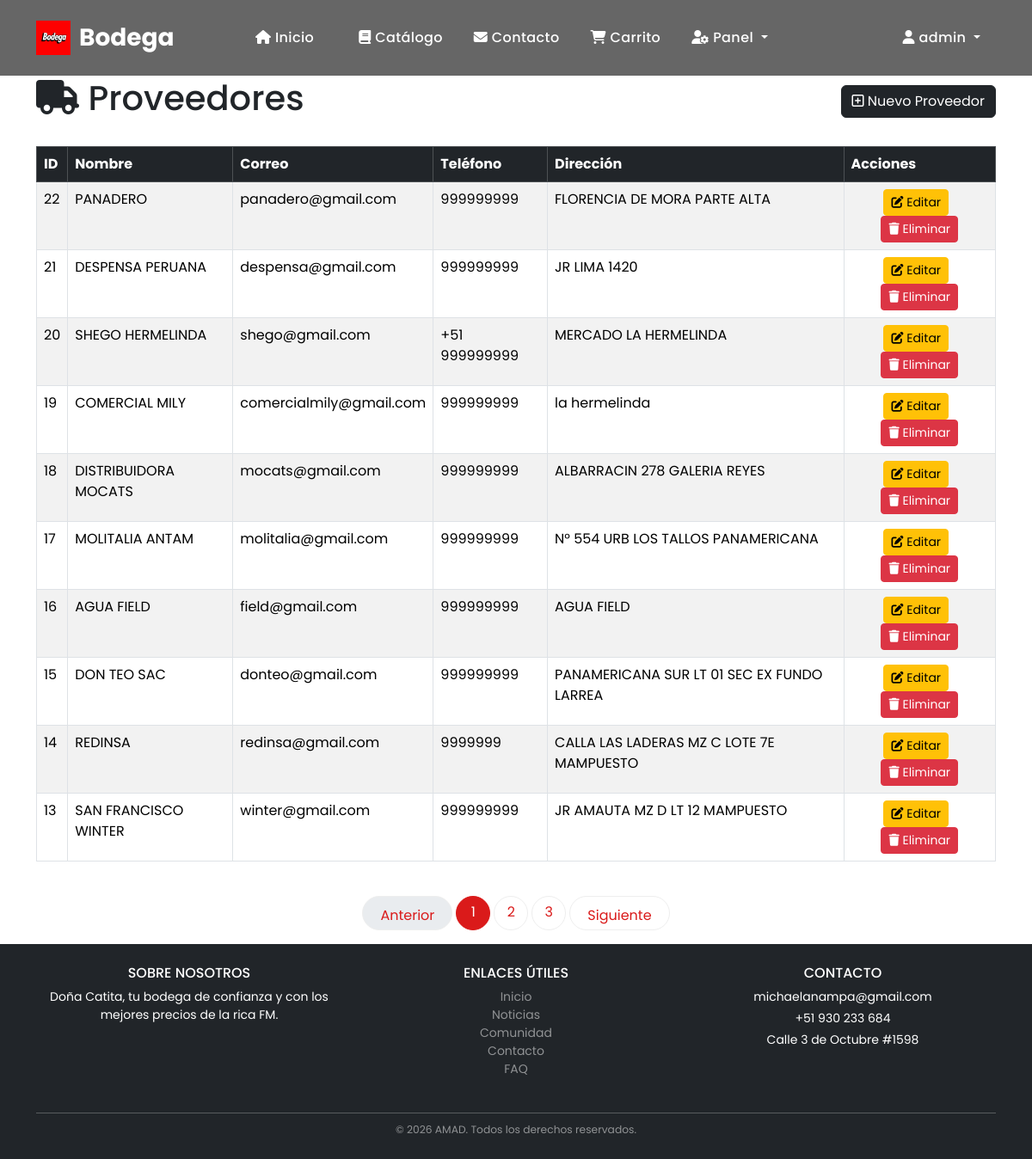
Before: /gastos/lista-proveedores/ (signed in) with the older database file.
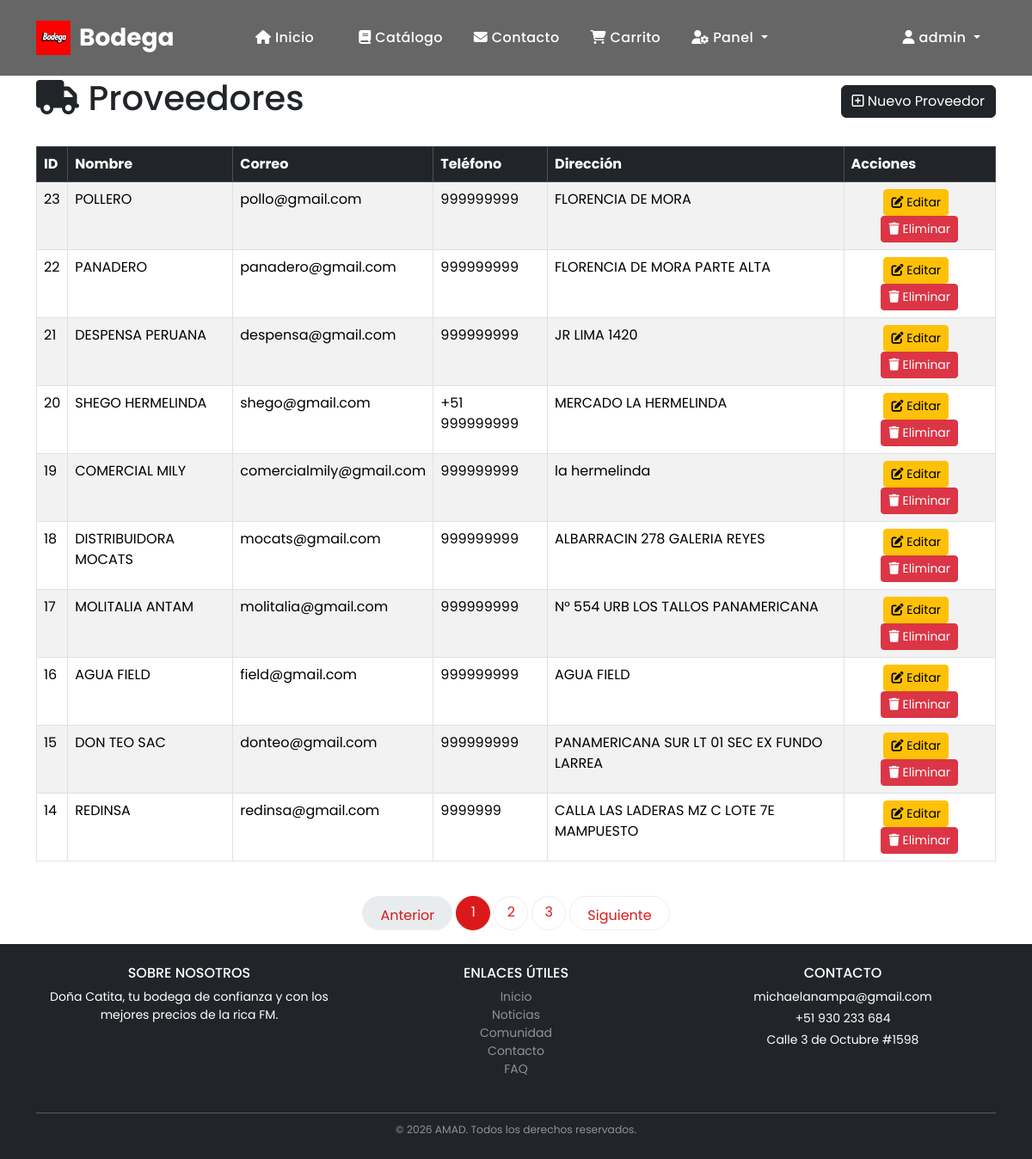
After: the same page with the newer database file.
### gastos/models.py (models this page shows, shortened)
class Proveedor(models.Model):
    nombre = models.CharField(max_length=150)
    email = models.EmailField(blank=True)
    telefono = models.CharField(max_length=20, blank=True)
    direccion = models.TextField(blank=True)
    activo = models.BooleanField(default=True)
    fecha_registro = models.DateTimeField(auto_now_add=True)
    class Meta:
        ordering = ['-fecha_registro']
        verbose_name_plural = 'Proveedores'

### gastos/views.py (the view)
# urls.py: path('lista-proveedores/', views.lista_proveedores, name='lista_proveedores'),
@login_required
def lista_proveedores(request):
    proveedores = Proveedor.objects.filter(activo=True)
    paginator = Paginator(proveedores, 10)  # Mostrar 14 proveedores por página
    page_number = request.GET.get('page')
    page_obj = paginator.get_page(page_number)
    return render(request, 'listaProveedor.html', {'proveedores': page_obj, 'page_obj': page_obj})

### gastos/templates/listaProveedor.html (shortened to what this page needs)
{% extends 'base.html' %}
{% block content %}
<div class="container">
  <div class="d-flex justify-content-between align-items-center mb-4">
    <h1><i class="fa-solid fa-truck"></i> Proveedores</h1>
    <a href="{% url 'nuevo_proveedor' %}" class="btn btn-dark"><i class="fa-regular fa-square-plus"></i> Nuevo Proveedor</a>
  </div>
  {% if proveedores %}
    <div class="table-responsive">
      <table class="table table-striped table-hover table-bordered">
        <thead class="table-dark">
          <tr>
            <th>ID</th>
            <th>Nombre</th>
            <th>Correo</th>
            <th>Teléfono</th>
            <th>Dirección</th>
            <th>Acciones</th>
          </tr>
        </thead>
        <tbody>
          {% for proveedor in proveedores %}
            <tr>
              <td>{{ proveedor.id }}</td>
              <td>{{ proveedor.nombre }}</td>
              <td>{{ proveedor.email }}</td>
              <td>{{ proveedor.telefono }}</td>
              <td>{{ proveedor.direccion|default:'-' }}</td>
              <td class="text-center">
                <a href="{% url 'editar_proveedor' proveedor.pk %}" class="btn btn-sm btn-warning me-2"><i class="fa-solid fa-edit"></i> Editar</a>
                <form method="post" action="{% url 'eliminar_proveedor' proveedor.pk %}" class="d-inline">
                  <button type="submit" class="btn btn-sm btn-danger" onclick="return confirm('¿Deseas eliminar este proveedor?')"><i class="fa-solid fa-trash"></i> Eliminar</button>
                </form>
              </td>
            </tr>
          {% endfor %}
        </tbody>
      </table>
    </div>
  {% else %}
    <div class="alert alert-info"> No hay proveedores registrados. <a href="{% url 'nuevo_proveedor' %}">Registra uno ahora</a>.
    </div>
  {% endif %}
</div>
{% if page_obj.paginator.num_pages > 1 %}
<nav aria-label="Paginación" class="mt-4">
  <ul class="pagination justify-content-center">
    {% if page_obj.has_previous %}
      <li class="page-item">
        <a class="page-link" href="?q={{ query }}&tipo={{ tipo }}&page={{ page_obj.previous_page_number }}">Anterior</a>
      </li>
    {% else %}
      <li class="page-item disabled"><span class="page-link">Anterior</span></li>
    {% endif %}
    {% for num in page_obj.paginator.page_range %}
      {% if num == page_obj.number %}
        <li class="page-item active"><span class="page-link">{{ num }}</span></li>
      {% elif num >= page_obj.number|add:'-2' and num <= page_obj.number|add:'2' %}
        <li class="page-item"><a class="page-link" href="?q={{ query }}&tipo={{ tipo }}&page={{ num }}">{{ num }}</a></li>
      {% endif %}
    {% endfor %}
    {% if page_obj.has_next %}
      <li class="page-item">
        <a class="page-link" href="?q={{ query }}&tipo={{ tipo }}&page={{ page_obj.next_page_number }}">Siguiente</a>
      </li>
    {% else %}
      <li class="page-item disabled"><span class="page-link">Siguiente</span></li>
    {% endif %}
  </ul>
</nav>
{% endif %}
{% endblock %}

### templates/base.html (shortened to what this page needs)
<!DOCTYPE html>
<html lang="es">
<head>
  {% load static %}
  <link href="https://cdn.jsdelivr.net/npm/bootstrap@5.3.2/dist/css/bootstrap.min.css" rel="stylesheet">
  <link href="{% static 'css/style.css' %}" rel="stylesheet">
  <link rel="stylesheet" href="{% static 'css/catalogo.css' %}">
  <link href="https://cdnjs.cloudflare.com/ajax/libs/aos/6.5.0/aos.css" rel="stylesheet">
  <link rel="stylesheet" href="https://cdnjs.cloudflare.com/ajax/libs/font-awesome/6.7.2/css/all.min.css">
</head>
<body class="d-flex flex-column min-vh-100 bg-overlay">
  <nav id="header" class="navbar navbar-expand-lg fixed-top">
    <div class="container">
      <a class="navbar-brand d-flex align-items-center" href="/">
        <img src="{% static 'img/logo.png' %}" alt="Logo" class="brand-logo">
        <span>Bodega</span>
      </a>
      <div class="collapse navbar-collapse justify-content-between" id="mainNavbar">
        <ul class="navbar-nav mx-auto mb-2 mb-lg-0">
          <li class="nav-item"><a class="nav-link" href="{% url 'inicio' %}"><i class="fa-solid fa-home"></i> Inicio</a></li>
          <li class="nav-item ms-3"><a class="nav-link" href="/catalogo/"><i class="fa-solid fa-book"></i> Catálogo</a></li>
          <li class="nav-item"><a class="nav-link" href="{% url 'contacto' %}"><i class="fa-solid fa-envelope"></i> Contacto</a></li>
          {% if user.is_authenticated %}
            <li class="nav-item"><a class="nav-link" href="/carrito/"><i class="fa-solid fa-shopping-cart"></i> Carrito</a></li>
            <li class="nav-item dropdown">
              <a class="nav-link dropdown-toggle" href="#" id="panelDropdown" role="button" data-bs-toggle="dropdown" aria-expanded="false">
                <i class="fa-solid fa-user-cog"></i> Panel
              </a>
            </li>
          {% endif %}
        </ul>
        <ul class="navbar-nav ms-auto">
          {% if user.is_authenticated %}
            <li class="nav-item dropdown">
              <a class="nav-link dropdown-toggle" href="#" id="userDropdown" role="button" data-bs-toggle="dropdown" aria-expanded="false">
                <i class="fa-solid fa-user"></i> {{ user.username }}
              </a>
            </li>
          {% else %}
            <li class="nav-item"><a class="nav-link" href="{% url 'login' %}"><i class="fa-solid fa-sign-in-alt"></i> Iniciar sesión</a></li>
            <li class="nav-item"><a class="nav-link" href="{% url 'registro' %}"><i class="fa-solid fa-user-plus"></i> Registrarse</a></li>
          {% endif %}
        </ul>
      </div>
    </div>
  </nav>
  <main class="flex-fill {% block main_class %}page-content{% endblock %}">
      {% block content %}{% endblock %}
  </main>
  <footer class="bg-dark text-center text-white p-4 mt-auto">
    <div class="container">
      <div class="row small">
                <div class="col-md-4 mb-3">
                    <h6 class="text-uppercase">Sobre nosotros</h6>
                    <p class="mb-1">Doña Catita, tu bodega de confianza y con los mejores precios de la rica FM.</p>
                </div>
                <div class="col-md-4 mb-3">
                    <h6 class="text-uppercase">Enlaces útiles</h6>
                    <ul class="list-unstyled">
                        <li><a href="{% url 'inicio' %}" class="text-white-50 text-decoration-none">Inicio</a></li>
                        <li><a href="#" class="text-white-50 text-decoration-none">Noticias</a></li>
                        <li><a href="#" class="text-white-50 text-decoration-none">Comunidad</a></li>
                        <li><a href="#" class="text-white-50 text-decoration-none">Contacto</a></li>
                        <li><a href="#" class="text-white-50 text-decoration-none">FAQ</a></li>
                    </ul>
                </div>
                <div class="col-md-4 mb-3">
                    <h6 class="text-uppercase">Contacto</h6>
                    <p class="mb-1">michaelanampa@gmail.com</p>
                    <p class="mb-1">+51 930 233 684</p>
                    <p class="mb-1">Calle 3 de Octubre #1598</p>
                </div>
            </div>
            <hr class="bg-secondary my-2">
            <div class="text-center small text-white-50">
                <small>© {% now "Y" %} AMAD. Todos los derechos reservados.</small>
            </div>
    </div>
  </footer>
</body>
</html>

### static/css/style.css (style rules this page uses)
.brand-logo { max-height: 40px; width: auto; margin-right: 10px; }
footer { margin-top: auto; }
#header { background: transparent; transition: all .4s ease; padding:18px 0; z-index:9999; }
.brand-logo { height:55px; }
.navbar-brand { font-size:28px; font-weight:700; color:rgb(255, 255, 255) !important; }
.navbar-nav .nav-link { color:rgb(255, 255, 255) !important; font-weight:500; letter-spacing:.4px; margin:0 10px; transition:.3s; }
body { font-family:'Poppins',sans-serif; }
#header { position:fixed; top:0; left:0; width:100%; z-index:9999; background:rgba(20,20,20,.65); backdrop-filter:blur(8px); transition:.3s; }
.page-content { padding-top:90px; }

### static/css/catalogo.css (style rules this page uses)
body { font-family:'Poppins', sans-serif; }
.pagination .page-link { color:#da1a1a; border-radius:50%; margin:0 5px; width:40px; height:40px; text-align:center; border:1px solid #eee; }
.pagination .active .page-link { background:#da1a1a; border-color:#da1a1a; color:white; }
.pagination .page-item:first-child .page-link, .pagination .page-item:last-child .page-link { width:auto; padding:10px 20px; border-radius:25px; }

Changed rows visible on the page:
no longer on this page (row unchanged): Proveedor: id "13", nombre "SAN FRANCISCO WINTER", email "winter@gmail.com", telefono "999999999", direccion "JR AMAUTA MZ D LT 12 MAMPUESTO"
added Proveedor: id "23", nombre "POLLERO", email "pollo@gmail.com", telefono "999999999", direccion "FLORENCIA DE MORA"
